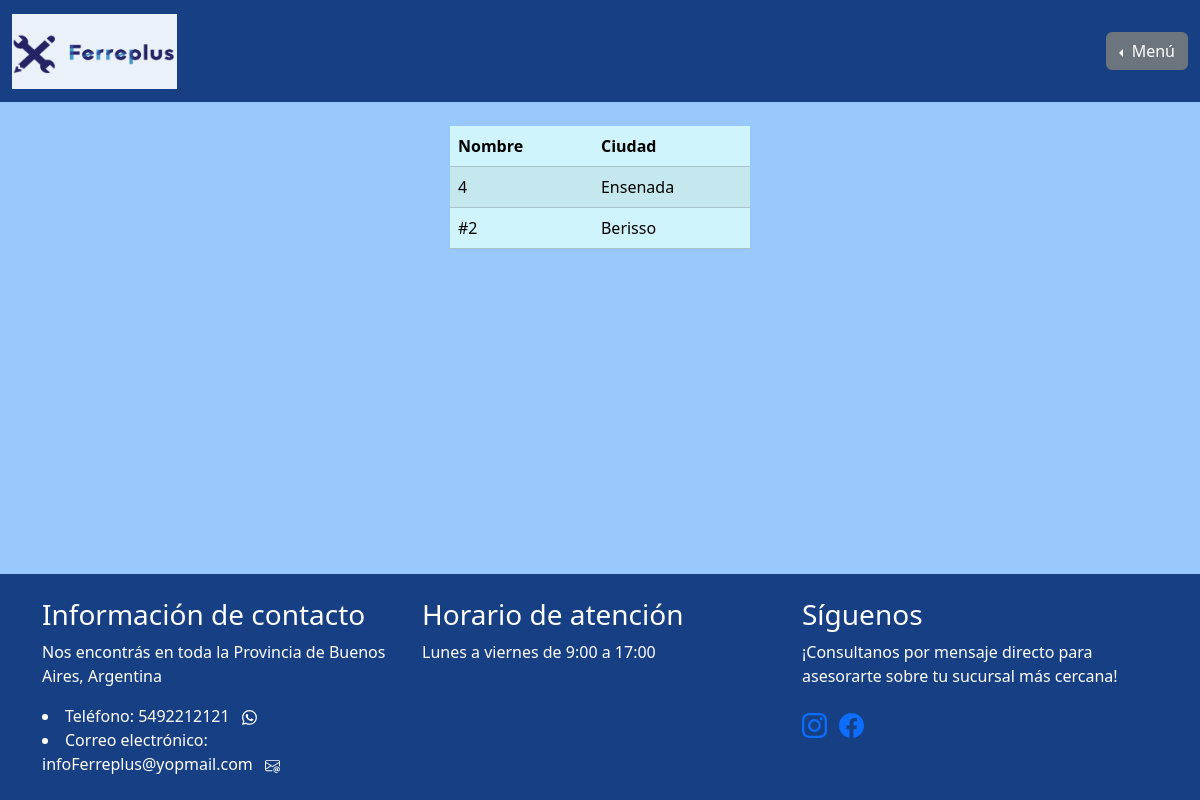
Page /gestion_de_sucursales/listar_sucursales/ (signed in) on the earlier database version.
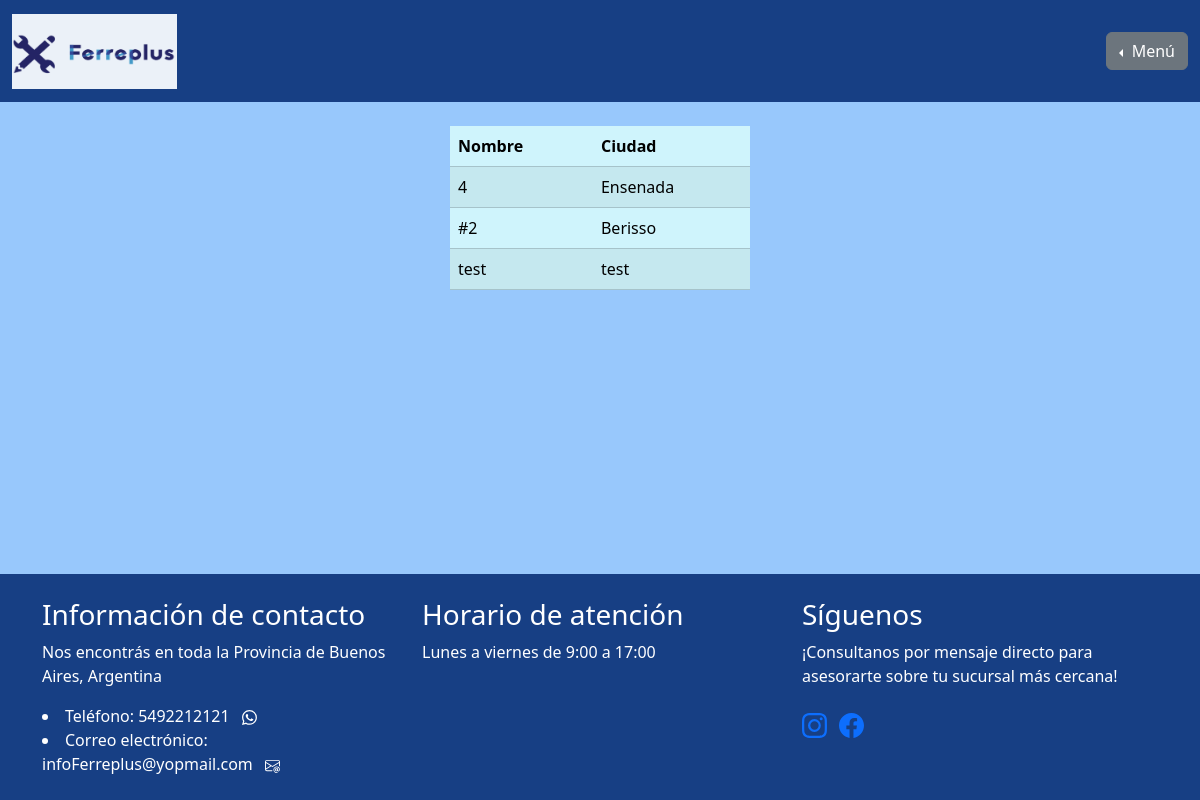
Same page on the later database version.
### gestion_de_sucursales/models.py (models this page shows, shortened)
class Sucursal(models.Model):
    nombre = models.CharField(max_length=200, primary_key=True)
    ciudad = models.CharField(max_length=200, null=False)

### iniciar_sesion/decoradores.py (the view)
    def wrapper_func(request, *args, **kwargs):
        if request.user.is_superuser:
            return view_func(request, *args, **kwargs)
        else:
            return redirect("homepage")

### gestion_de_sucursales/views.py (called while the page is built)
@super_user
def listar_sucursales_view(request):
    queryset = Sucursal.objects.all()
    context = {
        "lista": queryset
    }
    return render(request, "gestion_de_sucursales/listar_sucursales.html", context)

### iniciar_sesion/decoradores.py (called while the page is built)
def super_user(view_func):
    def wrapper_func(request, *args, **kwargs):
        if request.user.is_superuser:
            return view_func(request, *args, **kwargs)
        else:
            return redirect("homepage")
    return wrapper_func

### gestion_de_sucursales/templates/gestion_de_sucursales/listar_sucursales.html (shortened to what this page needs)
{% extends "homepage/base.html" %}
        {% block content %}
        {% if lista %}
        <table class="table table-striped mx-auto table-info" style="width: 300px;">
            <thead>
                <tr>
                    <th>Nombre</th>
                    <th>Ciudad</th>
                </tr>
            </thead>
            <tbody>
                {% for instance in lista %}
                <tr>
                    <td>{{ instance.nombre }}</td>
                    <td>{{ instance.ciudad }}</td>
                </tr>
                {% endfor %}
            </tbody>
        </table>
        {% else %}
        <h1 class="display-1 mt-5">No hay datos disponibles</h1>
        {% endif %}
        {% endblock %}

Differences in the rows shown:
added Sucursal: nombre "test", ciudad "test"
